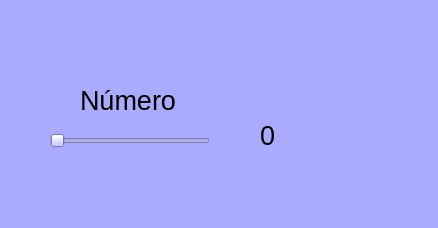
<?xml version="1.0" encoding="UTF-8"?>
<ui version="4.0">
 <class>MainWindow</class>
 <widget class="QMainWindow" name="MainWindow">
  <property name="geometry">
   <rect>
    <x>0</x>
    <y>0</y>
    <width>438</width>
    <height>228</height>
   </rect>
  </property>
  <property name="windowTitle">
   <string>MainWindow</string>
  </property>
  <property name="styleSheet">
   <string notr="true">background-color: rgb(170, 170, 255);</string>
  </property>
  <widget class="QWidget" name="centralwidget">
   <widget class="QLabel" name="label">
    <property name="geometry">
     <rect>
      <x>0</x>
      <y>0</y>
      <width>431</width>
      <height>51</height>
     </rect>
    </property>
    <property name="text">
     <string/>
    </property>
    <property name="pixmap">
     <pixmap resource="recursos_proyecto.qrc">:/LOGOS/Imagenes/uat.png</pixmap>
    </property>
    <property name="scaledContents">
     <bool>true</bool>
    </property>
   </widget>
   <widget class="QSlider" name="slider1">
    <property name="geometry">
     <rect>
      <x>50</x>
      <y>130</y>
      <width>160</width>
      <height>22</height>
     </rect>
    </property>
    <property name="toolTip">
     <string>Desliza el slider</string>
    </property>
    <property name="statusTip">
     <string>Desliza el slider</string>
    </property>
    <property name="orientation">
     <enum>Qt::Horizontal</enum>
    </property>
   </widget>
   <widget class="QLabel" name="decenas">
    <property name="geometry">
     <rect>
      <x>260</x>
      <y>120</y>
      <width>31</width>
      <height>31</height>
     </rect>
    </property>
    <property name="font">
     <font>
      <pointsize>20</pointsize>
     </font>
    </property>
    <property name="text">
     <string>0</string>
    </property>
   </widget>
   <widget class="QLabel" name="decenas_2">
    <property name="geometry">
     <rect>
      <x>80</x>
      <y>90</y>
      <width>101</width>
      <height>21</height>
     </rect>
    </property>
    <property name="font">
     <font>
      <pointsize>20</pointsize>
     </font>
    </property>
    <property name="text">
     <string>Número</string>
    </property>
   </widget>
   <widget class="QLabel" name="label_2">
    <property name="geometry">
     <rect>
      <x>340</x>
      <y>150</y>
      <width>81</width>
      <height>61</height>
     </rect>
    </property>
    <property name="text">
     <string/>
    </property>
    <property name="pixmap">
     <pixmap resource="recursos_proyecto.qrc">:/LOGOS/Imagenes/pngegg.png</pixmap>
    </property>
    <property name="scaledContents">
     <bool>true</bool>
    </property>
   </widget>
  </widget>
  <widget class="QStatusBar" name="statusbar"/>
 </widget>
 <resources>
  <include location="recursos_proyecto.qrc"/>
 </resources>
 <connections/>
</ui>
